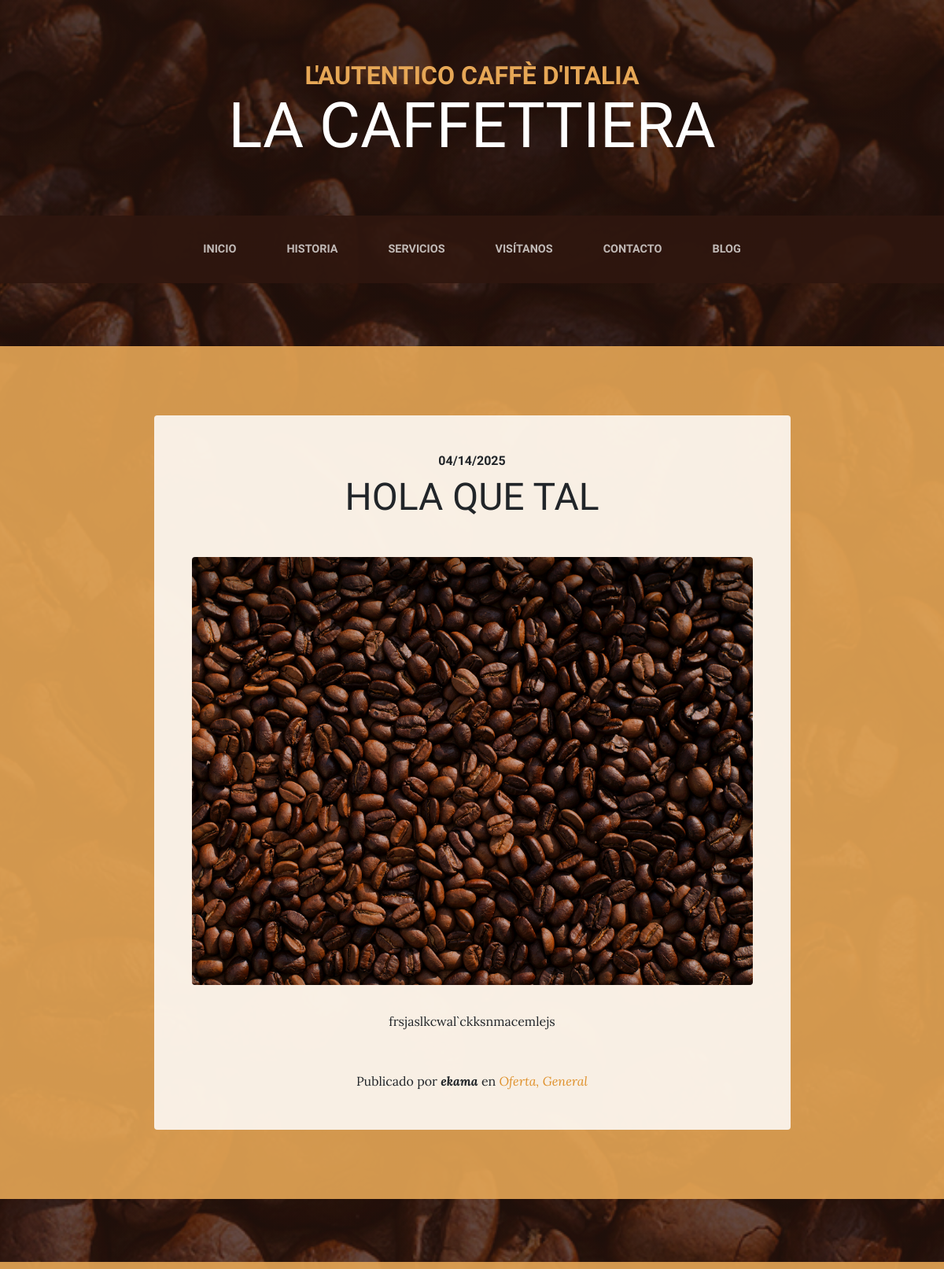
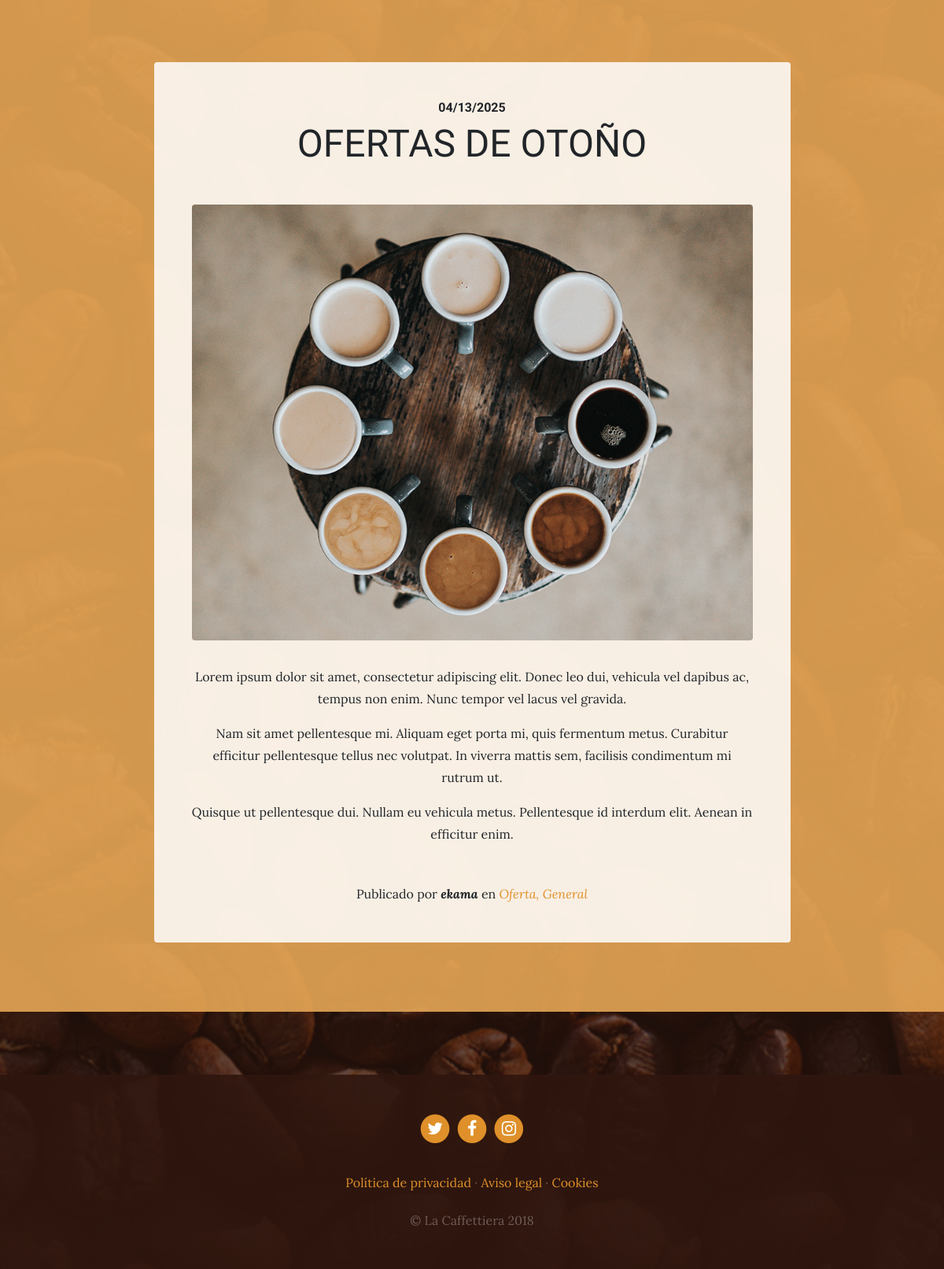
Screenshot of /blog/category/2 with the database file from the repository (2 pictures, top to bottom).
### blog/models.py (models this page shows, shortened)
class Post(models.Model):
    title = models.CharField(max_length=200, verbose_name="Título")
    content = models.TextField(verbose_name="Contenido")
    published = models.DateTimeField(verbose_name = "Fecha de publicación", default=now)
    image = models.ImageField(upload_to="blog", verbose_name="Imagen", null=True, blank=True)
    author = models.ForeignKey(User, verbose_name="Autor", on_delete=models.CASCADE)#on_delete=>Decirle al modelo que hacer en caso de que el campo con el que lo hayamos relacionado sea eliminado(Si el user al que esté enlazado se elimina, "models.CASCADE" eliminará en cascada todos los post cuyo autor sea ese Usuario.)
    categories = models.ManyToManyField(Category, verbose_name="Categorías", related_name="get_posts")
    created = models.DateTimeField(auto_now=True, verbose_name="Fecha de creación")
    updated = models.DateTimeField(auto_now_add=True, verbose_name="Última modificación")
    class Meta():
        verbose_name = "entrada"
        verbose_name_plural = "entradas"
        ordering = ["created"]

class Category(models.Model):
    name = models.CharField(max_length=100, verbose_name="Nombre")
    created = models.DateTimeField(auto_now=True, verbose_name="Fecha de creación")
    updated = models.DateTimeField(auto_now_add=True, verbose_name="Última modificación")
    class Meta():
        verbose_name = "categoría"
        verbose_name_plural = "categorías"
        ordering = ["-created"]

### blog/views.py (the view)
# urls.py: path('category/<int:category_id>', views.category, name= "category"),
def category(request, category_id):
    category = get_object_or_404(Category, id=category_id )
    return render(request, "blog/category.html", {"category":category} )

### blog/templates/blog/category.html (shortened to what this page needs)
{% extends "core/base.html" %}
{% load static %}
{% block content %}
{% for post in category.get_posts.all %}
      <section class="page-section cta">
        <div class="container">
          <div class="row">
            <div class="col-xl-9 mx-auto">
              <div class="cta-innerv text-center rounded">
                <h2 class="section-heading mb-5">
                  <span class="section-heading-upper">{{post.published|date:"SHORT_DATE_FORMAT"}}</span>
                  <span class="section-heading-lower">{{post.title}}</span>
                </h2>
                <p class="mb-0">
                  <img class="mx-auto d-flex rounded img-fluid mb-3 mb-lg-0" src="{{post.image.url}}" alt="">
                </p>
                <p class="mb-0 mbt">
                  {{post.content|linebreaks}}
                </p>
                <p class="mb-0 mbt">
                  <span class="section-heading-under">Publicado por <em><b>{{post.author}}</b></em> en <em>
                  {% for category in post.categories.all %}
                    <a href="{% url 'category' category.id %}" class="link">{{category.name}}{% if not forloop.last %},{% endif %}
                  {% endfor %}</a></em></span>
                </p>
              </div>
            </div>
          </div>
        </div>
      </section>
{% endfor %}
{% endblock %}

### core/static/core/css/business-casual.css (style rules this page uses)
body { font-family: 'Lora'; background: linear-gradient(rgba(47, 23, 15, 0.65), rgba(47, 23, 15, 0.65)), url("../img/bg.jpg"); background-attachment: fixed; background-position: center; background-size: cover; }
h1, h2, h3, h4, h5, h6 { font-family: 'Raleway'; }
p { line-height: 1.75; }
.page-section { margin-top: 5rem; margin-bottom: 5rem; }
.section-heading { text-transform: uppercase; }
.section-heading .section-heading-upper { display: block; font-size: 1rem; font-weight: 800; padding-bottom:.5rem; }
.section-heading .section-heading-lower { display: block; font-size: 3rem; font-weight: 100; }
.cta { padding-top: 5rem; padding-bottom: 5rem; background-color: rgba(230, 167, 86, 0.9); }
.cta .cta-innerv { position: relative; padding: 3rem; margin: 0.5rem; background-color: rgba(255, 255, 255, 0.85); }
.mbt { padding-top: 2rem; }
a.link { color: #df902a; }

### rows the page displays
Post: published "04/14/2025", title "HOLA QUE TAL", image (picture), content "frsjaslkcwal`ckksnmacemlejs", author "ekama"
Category: name "Oferta"
Category: name "General"
Post: published "04/13/2025", title "OFERTAS DE OTOÑO", image (picture), content "Lorem ipsum dolor sit amet, consectetur adipiscing elit. Donec leo dui, vehicula vel dapibus ac, tempus non enim. Nunc tempor vel lacus vel gravida. Nam sit amet pellentesque mi. Aliquam eget porta mi, quis fermentum metus. Curabitur efficitur pellentesque tellus nec volutpat. In viverra mattis sem, facilisis condimentum mi rutrum ut. Quisque ut pellentesque dui. Nullam eu vehicula metus. Pellentesque id interdum elit. Aenean in efficitur enim.", author "ekama"
